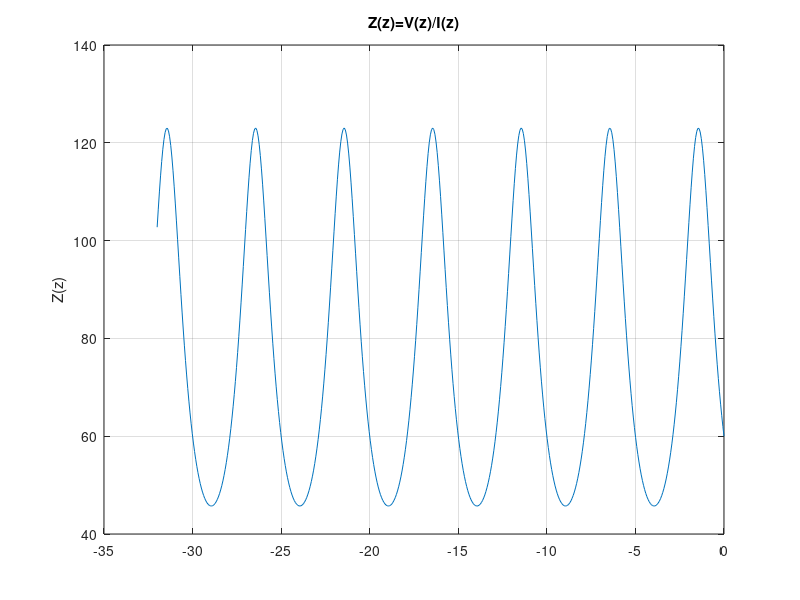

Here is the MATLAB script that generated this plot:
clear;clc;clf
Zo=75;
Zl=60+30*1i;
longitud=32; 
E_r=1;
f=30e6;
A=4;
Alpha=0;
Betta=(2*pi)/(3e8/(sqrt(E_r)*f));
gamma=Alpha+1i*Betta;
Ro_l=(Zl-Zo)/(Zl+Zo);
B=Ro_l*A;
z=-longitud:longitud/500:0;

V_z=A.*exp(-gamma.*z)+B.*exp(gamma.*z);
I_z=(A.*exp(-gamma.*z)-B.*exp(gamma.*z))./Zo;

for i=1:length(z)
   Z(i)=V_z(i)/I_z(i); 
end
plot(z,Z)
grid on
title('Z(z)=V(z)/I(z)')
ylabel('Z(z)')
